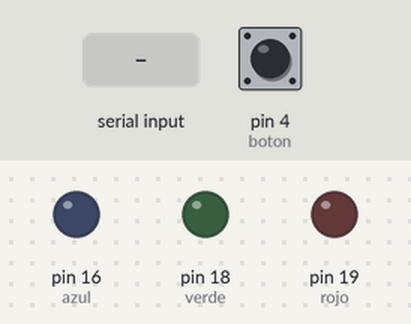
Bench run of a sketch on a simulated Arduino Uno, built with avr-gcc and run on an emulated ATmega328P. Parts: output pins drawn as LEDs (lit = HIGH). Inputs (shaded band) come from the test bench; at power-on: pin 4 (boton) HIGH.

Above: at 1.2 s.
1.3 s: "A" received over Serial
At 2.1 s:
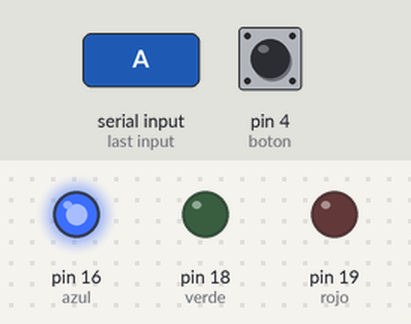
2.8 s: "V" received over Serial
At 3.4 s:
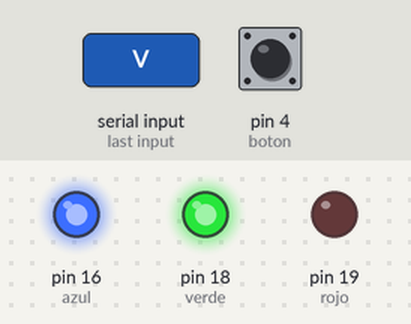
4.3 s: "R" received over Serial
At 4.7 s:
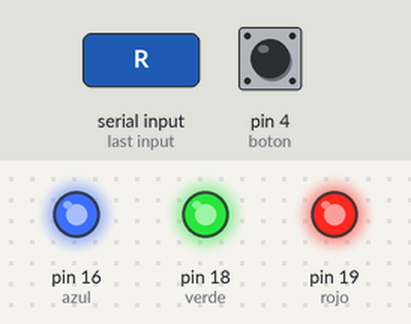
7.4 s: "A" received over Serial
At 8.1 s:
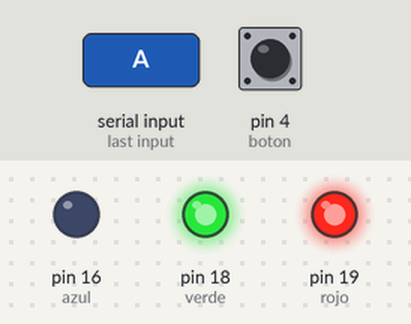
8.9 s: "V" received over Serial
At 9.4 s:
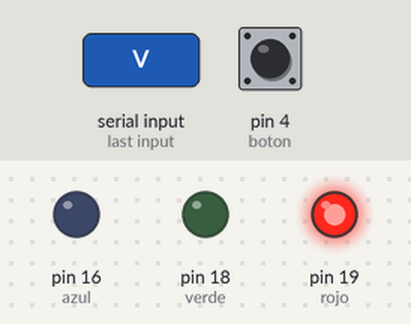
Timing chart, 0 to 11.4 s (numbered marks = the images above; inputs shaded):
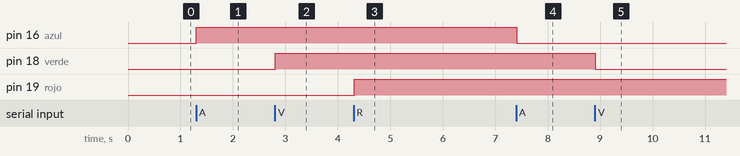

The sketch:

Arduino_Principal.ino
```cpp
#include <Wire.h>
#include <Adafruit_BMP280.h>

Adafruit_BMP280 bmp;

// --- Pines ---
const int boton = 4;
const int azul = 16;
const int verde = 18;
const int rojo = 19;

// --- Variables ---
int estadoAnteriorBoton = LOW;

void setup() {
  Serial.begin(115200);

  pinMode(boton, INPUT_PULLUP);
  pinMode(azul, OUTPUT);
  pinMode(verde, OUTPUT);
  pinMode(rojo, OUTPUT);

  // Apagar los LEDs por defecto al iniciar
  digitalWrite(azul, LOW);
  digitalWrite(verde, LOW);
  digitalWrite(rojo, LOW);

  if (!bmp.begin(0x76)) {
    Serial.println("ERROR: BMP280");
    while (1);
  }
}

void loop() {
  // ==========================================
  // 1. ESCUCHAR ORDENES
  // ==========================================
  if (Serial.available() > 0) {
    char comando = Serial.read();

    // LEDs individuales: Invierten el estado actual (!digitalRead)
    if (comando == 'A') digitalWrite(azul, !digitalRead(azul));
    if (comando == 'V') digitalWrite(verde, !digitalRead(verde));
    if (comando == 'R') digitalWrite(rojo, !digitalRead(rojo));

    // TODOS los LEDS
    if (comando == 'E') { // Encender todos
      digitalWrite(azul, HIGH);
      digitalWrite(verde, HIGH);
      digitalWrite(rojo, HIGH);
    }
    if (comando == 'X') { // Apagar todos
      digitalWrite(azul, LOW);
      digitalWrite(verde, LOW);
      digitalWrite(rojo, LOW);
    }

    // SENSOR: Si Python envía la 'T', el ESP32 lee y devuelve la temperatura
    if (comando == 'T') {
      float temperatura = bmp.readTemperature();

      // CAMBIO APLICADO: Solo envía el número seguido de la letra 'c'
      Serial.print(temperatura);
      Serial.println("c");
    }
  }

  // ==========================================
  // 2. ENVIAR ESTADO DEL BOTÓN
  // ==========================================
  int estadoBoton = !digitalRead(boton);

  if (estadoBoton == HIGH && estadoAnteriorBoton == LOW) {
    Serial.println("BOTON_ON");
  }
  else if (estadoBoton == LOW && estadoAnteriorBoton == HIGH) {
    Serial.println("BOTON_OFF");
  }
  estadoAnteriorBoton = estadoBoton;

  // Antirrebote
  delay(10);
}
```

Measured:
- after the input at 1.3 s, pin 16 (azul): LOW → HIGH at once
- after the input at 2.8 s, pin 18 (verde): LOW → HIGH at once
- after the input at 4.3 s, pin 19 (rojo): LOW → HIGH at once
- after the input at 7.4 s, pin 16 (azul): HIGH → LOW at once
- after the input at 8.9 s, pin 18 (verde): HIGH → LOW at once
